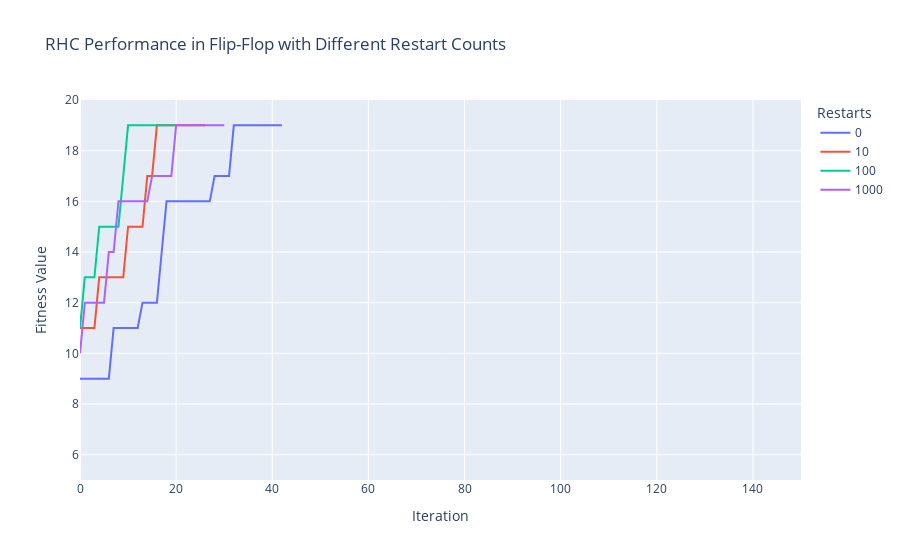
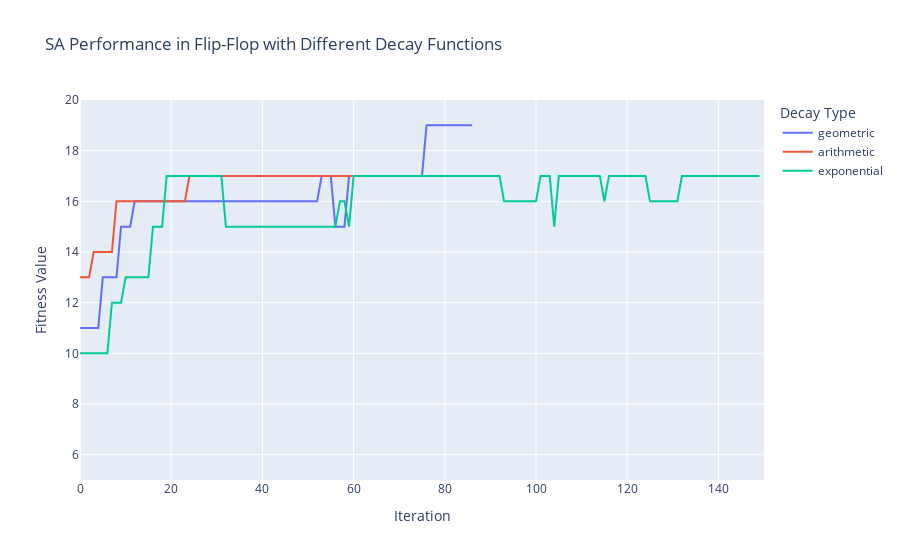
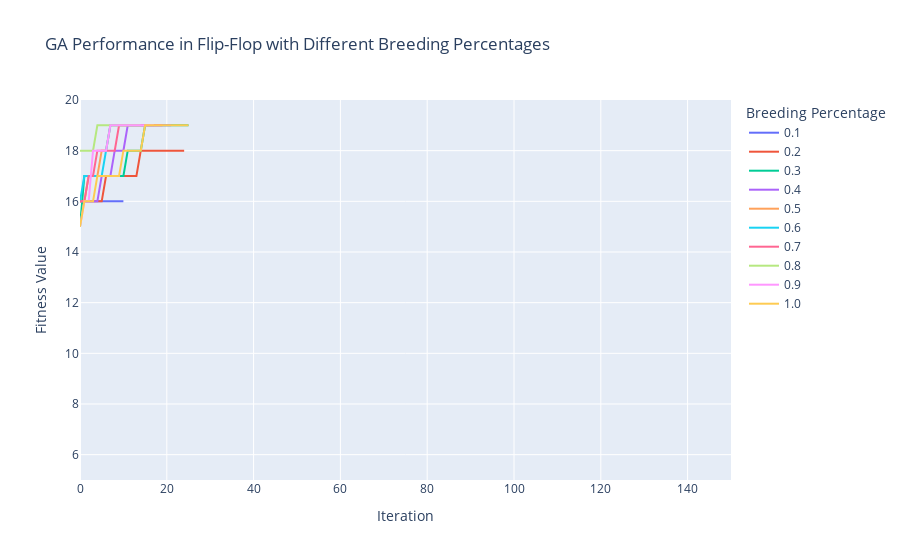
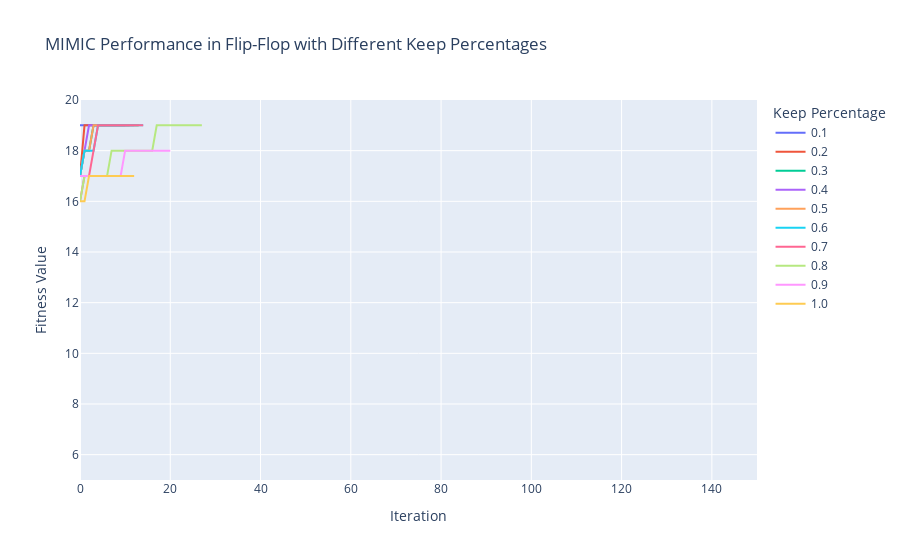

Notebook code cell kept with these figures, in order:
### Code cell
import pandas as pd
rhc_df = pd.DataFrame(
    [('RHC', curve_tuples[-1], curve_tuples[0], elem[0], elem[1], idx) for curve_tuples in restart_curves for idx, elem in enumerate(curve_tuples[3])],
    columns=['Algorithm', 'Time', 'Restarts', 'Fitness Value', 'Fitness Evaluations', 'Iteration']
)
sa_df = pd.DataFrame(
    [('SA', curve_tuples[-1], curve_tuples[0], elem[0], elem[1], idx) for curve_tuples in decay_curves for idx, elem in enumerate(curve_tuples[3])],
    columns=['Algorithm', 'Time', 'Decay Type', 'Fitness Value', 'Fitness Evaluations', 'Iteration']
)
ga_df = pd.DataFrame(
    [('GA', curve_tuples[-1], curve_tuples[0], elem[0], elem[1], idx) for curve_tuples in percent_curves for idx, elem in enumerate(curve_tuples[3])],
    columns=['Algorithm', 'Time', 'Breeding Percentage', 'Fitness Value', 'Fitness Evaluations', 'Iteration']
)
mimic_df = pd.DataFrame(
    [('MIMIC', curve_tuples[-1], curve_tuples[0], elem[0], elem[1], idx) for curve_tuples in keep_curves for idx, elem in enumerate(curve_tuples[3])],
    columns=['Algorithm', 'Time', 'Keep Percentage', 'Fitness Value', 'Fitness Evaluations', 'Iteration']
)
fig = px.line(rhc_df, x='Iteration', y='Fitness Value', color='Restarts', title='RHC Performance in Flip-Flop with Different Restart Counts')
fig.update_yaxes(range=[5, 20])
fig.update_xaxes(range=[0, 150])
fig.show()

fig = px.line(sa_df, x='Iteration', y='Fitness Value', color='Decay Type', title='SA Performance in Flip-Flop with Different Decay Functions')
fig.update_yaxes(range=[5, 20])
fig.update_xaxes(range=[0, 150])
fig.show()

fig = px.line(ga_df, x='Iteration', y='Fitness Value', color='Breeding Percentage', title='GA Performance in Flip-Flop with Different Breeding Percentages')
fig.update_yaxes(range=[5, 20])
fig.update_xaxes(range=[0, 150])
fig.show()

fig = px.line(mimic_df, x='Iteration', y='Fitness Value', color='Keep Percentage', title='MIMIC Performance in Flip-Flop with Different Keep Percentages')
fig.update_yaxes(range=[5, 20])
fig.update_xaxes(range=[0, 150])
fig.show()

### Figure 1 — Plotly figure (JSON) as saved in the notebook; plotly's stock layout.template omitted (floating-point values rounded to 4 significant figures)
{"data": [{"hovertemplate": "Restarts=0<br>Iteration=%{x}<br>Fitness Value=%{y}<extra></extra>", "legendgroup": "0", "line": {"color": "#636efa", "dash": "solid"}, "mode": "lines", "name": "0", "orientation": "v", "showlegend": true, "type": "scatter", "x": [0, 1, 2, 3, 4, 5, 6, 7, 8, 9, 10, 11, 12, 13, 14, 15, 16, 17, 18, 19, 20, 21, 22, 23, 24, 25, 26, 27, 28, 29, 30, 31, 32, 33, 34, 35, 36, 37, 38, 39, 40, 41, 42], "xaxis": "x", "y": [9, 9, 9, 9, 9, 9, 9, 11, 11, 11, 11, 11, 11, 12, 12, 12, 12, 14, 16, 16, 16, 16, 16, 16, 16, 16, 16, 16, 17, 17, 17, 17, 19, 19, 19, 19, 19, 19, 19, 19, 19, 19, 19], "yaxis": "y"}, {"hovertemplate": "Restarts=10<br>Iteration=%{x}<br>Fitness Value=%{y}<extra></extra>", "legendgroup": "10", "line": {"color": "#EF553B", "dash": "solid"}, "mode": "lines", "name": "10", "orientation": "v", "showlegend": true, "type": "scatter", "x": [0, 1, 2, 3, 4, 5, 6, 7, 8, 9, 10, 11, 12, 13, 14, 15, 16, 17, 18, 19, 20, 21, 22, 23, 24, 25, 26], "xaxis": "x", "y": [11, 11, 11, 11, 13, 13, 13, 13, 13, 13, 15, 15, 15, 15, 17, 17, 19, 19, 19, 19, 19, 19, 19, 19, 19, 19, 19], "yaxis": "y"}, {"hovertemplate": "Restarts=100<br>Iteration=%{x}<br>Fitness Value=%{y}<extra></extra>", "legendgroup": "100", "line": {"color": "#00cc96", "dash": "solid"}, "mode": "lines", "name": "100", "orientation": "v", "showlegend": true, "type": "scatter", "x": [0, 1, 2, 3, 4, 5, 6, 7, 8, 9, 10, 11, 12, 13, 14, 15, 16, 17, 18, 19, 20], "xaxis": "x", "y": [11, 13, 13, 13, 15, 15, 15, 15, 15, 17, 19, 19, 19, 19, 19, 19, 19, 19, 19, 19, 19], "yaxis": "y"}, {"hovertemplate": "Restarts=1000<br>Iteration=%{x}<br>Fitness Value=%{y}<extra></extra>", "legendgroup": "1000", "line": {"color": "#ab63fa", "dash": "solid"}, "mode": "lines", "name": "1000", "orientation": "v", "showlegend": true, "type": "scatter", "x": [0, 1, 2, 3, 4, 5, 6, 7, 8, 9, 10, 11, 12, 13, 14, 15, 16, 17, 18, 19, 20, 21, 22, 23, 24, 25, 26, 27, 28, 29, 30], "xaxis": "x", "y": [10, 12, 12, 12, 12, 12, 14, 14, 16, 16, 16, 16, 16, 16, 16, 17, 17, 17, 17, 17, 19, 19, 19, 19, 19, 19, 19, 19, 19, 19, 19], "yaxis": "y"}], "layout": {"legend": {"title": {"text": "Restarts"}, "tracegroupgap": 0}, "title": {"text": "RHC Performance in Flip-Flop with Different Restart Counts"}, "xaxis": {"anchor": "y", "domain": [0, 1], "range": [0, 150], "title": {"text": "Iteration"}}, "yaxis": {"anchor": "x", "domain": [0, 1], "range": [5, 20], "title": {"text": "Fitness Value"}}}}

### Figure 2 — Plotly figure (JSON) as saved in the notebook; plotly's stock layout.template omitted (floating-point values rounded to 4 significant figures; data arrays with more than 128 entries replaced by an {"elided": "..."} marker saying what was removed)
{"data": [{"hovertemplate": "Decay Type=geometric<br>Iteration=%{x}<br>Fitness Value=%{y}<extra></extra>", "legendgroup": "geometric", "line": {"color": "#636efa", "dash": "solid"}, "mode": "lines", "name": "geometric", "orientation": "v", "showlegend": true, "type": "scatter", "x": [0, 1, 2, 3, 4, 5, 6, 7, 8, 9, 10, 11, 12, 13, 14, 15, 16, 17, 18, 19, 20, 21, 22, 23, 24, 25, 26, 27, 28, 29, 30, 31, 32, 33, 34, 35, 36, 37, 38, 39, 40, 41, 42, 43, 44, 45, 46, 47, 48, 49, 50, 51, 52, 53, 54, 55, 56, 57, 58, 59, 60, 61, 62, 63, 64, 65, 66, 67, 68, 69, 70, 71, 72, 73, 74, 75, 76, 77, 78, 79, 80, 81, 82, 83, 84, 85, 86], "xaxis": "x", "y": [11, 11, 11, 11, 11, 13, 13, 13, 13, 15, 15, 15, 16, 16, 16, 16, 16, 16, 16, 16, 16, 16, 16, 16, 16, 16, 16, 16, 16, 16, 16, 16, 16, 16, 16, 16, 16, 16, 16, 16, 16, 16, 16, 16, 16, 16, 16, 16, 16, 16, 16, 16, 16, 17, 17, 17, 15, 15, 15, 17, 17, 17, 17, 17, 17, 17, 17, 17, 17, 17, 17, 17, 17, 17, 17, 17, 19, 19, 19, 19, 19, 19, 19, 19, 19, 19, 19], "yaxis": "y"}, {"hovertemplate": "Decay Type=arithmetic<br>Iteration=%{x}<br>Fitness Value=%{y}<extra></extra>", "legendgroup": "arithmetic", "line": {"color": "#EF553B", "dash": "solid"}, "mode": "lines", "name": "arithmetic", "orientation": "v", "showlegend": true, "type": "scatter", "x": [0, 1, 2, 3, 4, 5, 6, 7, 8, 9, 10, 11, 12, 13, 14, 15, 16, 17, 18, 19, 20, 21, 22, 23, 24, 25, 26, 27, 28, 29, 30, 31, 32, 33, 34, 35, 36, 37, 38, 39, 40, 41, 42, 43, 44, 45, 46, 47, 48, 49, 50, 51, 52, 53, 54, 55, 56, 57, 58, 59, 60, 61, 62, 63], "xaxis": "x", "y": [13, 13, 13, 14, 14, 14, 14, 14, 16, 16, 16, 16, 16, 16, 16, 16, 16, 16, 16, 16, 16, 16, 16, 16, 17, 17, 17, 17, 17, 17, 17, 17, 17, 17, 17, 17, 17, 17, 17, 17, 17, 17, 17, 17, 17, 17, 17, 17, 17, 17, 17, 17, 17, 17, 17, 17, 17, 17, 17, 17, 17, 17, 17, 17], "yaxis": "y"}, {"hovertemplate": "Decay Type=exponential<br>Iteration=%{x}<br>Fitness Value=%{y}<extra></extra>", "legendgroup": "exponential", "line": {"color": "#00cc96", "dash": "solid"}, "mode": "lines", "name": "exponential", "orientation": "v", "showlegend": true, "type": "scatter", "x": {"elided": "150 int values"}, "xaxis": "x", "y": {"elided": "150 int values"}, "yaxis": "y"}], "layout": {"legend": {"title": {"text": "Decay Type"}, "tracegroupgap": 0}, "title": {"text": "SA Performance in Flip-Flop with Different Decay Functions"}, "xaxis": {"anchor": "y", "domain": [0, 1], "range": [0, 150], "title": {"text": "Iteration"}}, "yaxis": {"anchor": "x", "domain": [0, 1], "range": [5, 20], "title": {"text": "Fitness Value"}}}}

### Figure 3 — Plotly figure (JSON) as saved in the notebook; plotly's stock layout.template omitted (floating-point values rounded to 4 significant figures)
{"data": [{"hovertemplate": "Breeding Percentage=0.1<br>Iteration=%{x}<br>Fitness Value=%{y}<extra></extra>", "legendgroup": "0.1", "line": {"color": "#636efa", "dash": "solid"}, "mode": "lines", "name": "0.1", "orientation": "v", "showlegend": true, "type": "scatter", "x": [0, 1, 2, 3, 4, 5, 6, 7, 8, 9, 10], "xaxis": "x", "y": [16, 16, 16, 16, 16, 16, 16, 16, 16, 16, 16], "yaxis": "y"}, {"hovertemplate": "Breeding Percentage=0.2<br>Iteration=%{x}<br>Fitness Value=%{y}<extra></extra>", "legendgroup": "0.2", "line": {"color": "#EF553B", "dash": "solid"}, "mode": "lines", "name": "0.2", "orientation": "v", "showlegend": true, "type": "scatter", "x": [0, 1, 2, 3, 4, 5, 6, 7, 8, 9, 10, 11, 12, 13, 14, 15, 16, 17, 18, 19, 20, 21, 22, 23, 24], "xaxis": "x", "y": [16, 16, 16, 16, 16, 16, 17, 17, 17, 17, 17, 17, 17, 17, 18, 18, 18, 18, 18, 18, 18, 18, 18, 18, 18], "yaxis": "y"}, {"hovertemplate": "Breeding Percentage=0.3<br>Iteration=%{x}<br>Fitness Value=%{y}<extra></extra>", "legendgroup": "0.3", "line": {"color": "#00cc96", "dash": "solid"}, "mode": "lines", "name": "0.3", "orientation": "v", "showlegend": true, "type": "scatter", "x": [0, 1, 2, 3, 4, 5, 6, 7, 8, 9, 10, 11, 12, 13, 14, 15, 16, 17, 18, 19, 20, 21, 22, 23, 24, 25], "xaxis": "x", "y": [15, 17, 17, 17, 17, 17, 17, 17, 17, 17, 17, 18, 18, 18, 18, 19, 19, 19, 19, 19, 19, 19, 19, 19, 19, 19], "yaxis": "y"}, {"hovertemplate": "Breeding Percentage=0.4<br>Iteration=%{x}<br>Fitness Value=%{y}<extra></extra>", "legendgroup": "0.4", "line": {"color": "#ab63fa", "dash": "solid"}, "mode": "lines", "name": "0.4", "orientation": "v", "showlegend": true, "type": "scatter", "x": [0, 1, 2, 3, 4, 5, 6, 7, 8, 9, 10, 11, 12, 13, 14, 15, 16, 17, 18, 19, 20, 21], "xaxis": "x", "y": [16, 16, 16, 16, 16, 17, 17, 17, 18, 18, 18, 19, 19, 19, 19, 19, 19, 19, 19, 19, 19, 19], "yaxis": "y"}, {"hovertemplate": "Breeding Percentage=0.5<br>Iteration=%{x}<br>Fitness Value=%{y}<extra></extra>", "legendgroup": "0.5", "line": {"color": "#FFA15A", "dash": "solid"}, "mode": "lines", "name": "0.5", "orientation": "v", "showlegend": true, "type": "scatter", "x": [0, 1, 2, 3, 4, 5, 6, 7, 8, 9, 10, 11, 12, 13, 14, 15, 16, 17], "xaxis": "x", "y": [16, 16, 17, 17, 17, 18, 18, 19, 19, 19, 19, 19, 19, 19, 19, 19, 19, 19], "yaxis": "y"}, {"hovertemplate": "Breeding Percentage=0.6<br>Iteration=%{x}<br>Fitness Value=%{y}<extra></extra>", "legendgroup": "0.6", "line": {"color": "#19d3f3", "dash": "solid"}, "mode": "lines", "name": "0.6", "orientation": "v", "showlegend": true, "type": "scatter", "x": [0, 1, 2, 3, 4, 5, 6, 7, 8, 9, 10, 11, 12, 13, 14, 15, 16, 17], "xaxis": "x", "y": [16, 17, 17, 17, 17, 17, 18, 19, 19, 19, 19, 19, 19, 19, 19, 19, 19, 19], "yaxis": "y"}, {"hovertemplate": "Breeding Percentage=0.7<br>Iteration=%{x}<br>Fitness Value=%{y}<extra></extra>", "legendgroup": "0.7", "line": {"color": "#FF6692", "dash": "solid"}, "mode": "lines", "name": "0.7", "orientation": "v", "showlegend": true, "type": "scatter", "x": [0, 1, 2, 3, 4, 5, 6, 7, 8, 9, 10, 11, 12, 13, 14, 15, 16, 17, 18, 19], "xaxis": "x", "y": [16, 16, 17, 17, 18, 18, 18, 18, 18, 19, 19, 19, 19, 19, 19, 19, 19, 19, 19, 19], "yaxis": "y"}, {"hovertemplate": "Breeding Percentage=0.8<br>Iteration=%{x}<br>Fitness Value=%{y}<extra></extra>", "legendgroup": "0.8", "line": {"color": "#B6E880", "dash": "solid"}, "mode": "lines", "name": "0.8", "orientation": "v", "showlegend": true, "type": "scatter", "x": [0, 1, 2, 3, 4, 5, 6, 7, 8, 9, 10, 11, 12, 13, 14], "xaxis": "x", "y": [18, 18, 18, 18, 19, 19, 19, 19, 19, 19, 19, 19, 19, 19, 19], "yaxis": "y"}, {"hovertemplate": "Breeding Percentage=0.9<br>Iteration=%{x}<br>Fitness Value=%{y}<extra></extra>", "legendgroup": "0.9", "line": {"color": "#FF97FF", "dash": "solid"}, "mode": "lines", "name": "0.9", "orientation": "v", "showlegend": true, "type": "scatter", "x": [0, 1, 2, 3, 4, 5, 6, 7, 8, 9, 10, 11, 12, 13, 14, 15, 16, 17], "xaxis": "x", "y": [15, 16, 16, 18, 18, 18, 18, 19, 19, 19, 19, 19, 19, 19, 19, 19, 19, 19], "yaxis": "y"}, {"hovertemplate": "Breeding Percentage=1.0<br>Iteration=%{x}<br>Fitness Value=%{y}<extra></extra>", "legendgroup": "1.0", "line": {"color": "#FECB52", "dash": "solid"}, "mode": "lines", "name": "1.0", "orientation": "v", "showlegend": true, "type": "scatter", "x": [0, 1, 2, 3, 4, 5, 6, 7, 8, 9, 10, 11, 12, 13, 14, 15, 16, 17, 18, 19, 20, 21, 22, 23, 24, 25], "xaxis": "x", "y": [15, 16, 16, 16, 17, 17, 17, 17, 17, 17, 18, 18, 18, 18, 18, 19, 19, 19, 19, 19, 19, 19, 19, 19, 19, 19], "yaxis": "y"}], "layout": {"legend": {"title": {"text": "Breeding Percentage"}, "tracegroupgap": 0}, "title": {"text": "GA Performance in Flip-Flop with Different Breeding Percentages"}, "xaxis": {"anchor": "y", "domain": [0, 1], "range": [0, 150], "title": {"text": "Iteration"}}, "yaxis": {"anchor": "x", "domain": [0, 1], "range": [5, 20], "title": {"text": "Fitness Value"}}}}

### Figure 4 — Plotly figure (JSON) as saved in the notebook; plotly's stock layout.template omitted (floating-point values rounded to 4 significant figures)
{"data": [{"hovertemplate": "Keep Percentage=0.1<br>Iteration=%{x}<br>Fitness Value=%{y}<extra></extra>", "legendgroup": "0.1", "line": {"color": "#636efa", "dash": "solid"}, "mode": "lines", "name": "0.1", "orientation": "v", "showlegend": true, "type": "scatter", "x": [0, 1, 2, 3, 4, 5, 6, 7, 8, 9, 10], "xaxis": "x", "y": [19, 19, 19, 19, 19, 19, 19, 19, 19, 19, 19], "yaxis": "y"}, {"hovertemplate": "Keep Percentage=0.2<br>Iteration=%{x}<br>Fitness Value=%{y}<extra></extra>", "legendgroup": "0.2", "line": {"color": "#EF553B", "dash": "solid"}, "mode": "lines", "name": "0.2", "orientation": "v", "showlegend": true, "type": "scatter", "x": [0, 1, 2, 3, 4, 5, 6, 7, 8, 9, 10, 11], "xaxis": "x", "y": [17, 19, 19, 19, 19, 19, 19, 19, 19, 19, 19, 19], "yaxis": "y"}, {"hovertemplate": "Keep Percentage=0.3<br>Iteration=%{x}<br>Fitness Value=%{y}<extra></extra>", "legendgroup": "0.3", "line": {"color": "#00cc96", "dash": "solid"}, "mode": "lines", "name": "0.3", "orientation": "v", "showlegend": true, "type": "scatter", "x": [0, 1, 2, 3, 4, 5, 6, 7, 8, 9, 10, 11, 12, 13], "xaxis": "x", "y": [17, 18, 18, 19, 19, 19, 19, 19, 19, 19, 19, 19, 19, 19], "yaxis": "y"}, {"hovertemplate": "Keep Percentage=0.4<br>Iteration=%{x}<br>Fitness Value=%{y}<extra></extra>", "legendgroup": "0.4", "line": {"color": "#ab63fa", "dash": "solid"}, "mode": "lines", "name": "0.4", "orientation": "v", "showlegend": true, "type": "scatter", "x": [0, 1, 2, 3, 4, 5, 6, 7, 8, 9, 10, 11, 12], "xaxis": "x", "y": [17, 18, 19, 19, 19, 19, 19, 19, 19, 19, 19, 19, 19], "yaxis": "y"}, {"hovertemplate": "Keep Percentage=0.5<br>Iteration=%{x}<br>Fitness Value=%{y}<extra></extra>", "legendgroup": "0.5", "line": {"color": "#FFA15A", "dash": "solid"}, "mode": "lines", "name": "0.5", "orientation": "v", "showlegend": true, "type": "scatter", "x": [0, 1, 2, 3, 4, 5, 6, 7, 8, 9, 10, 11, 12, 13], "xaxis": "x", "y": [17, 18, 18, 19, 19, 19, 19, 19, 19, 19, 19, 19, 19, 19], "yaxis": "y"}, {"hovertemplate": "Keep Percentage=0.6<br>Iteration=%{x}<br>Fitness Value=%{y}<extra></extra>", "legendgroup": "0.6", "line": {"color": "#19d3f3", "dash": "solid"}, "mode": "lines", "name": "0.6", "orientation": "v", "showlegend": true, "type": "scatter", "x": [0, 1, 2, 3, 4, 5, 6, 7, 8, 9, 10, 11, 12, 13, 14], "xaxis": "x", "y": [17, 18, 18, 18, 19, 19, 19, 19, 19, 19, 19, 19, 19, 19, 19], "yaxis": "y"}, {"hovertemplate": "Keep Percentage=0.7<br>Iteration=%{x}<br>Fitness Value=%{y}<extra></extra>", "legendgroup": "0.7", "line": {"color": "#FF6692", "dash": "solid"}, "mode": "lines", "name": "0.7", "orientation": "v", "showlegend": true, "type": "scatter", "x": [0, 1, 2, 3, 4, 5, 6, 7, 8, 9, 10, 11, 12, 13, 14], "xaxis": "x", "y": [16, 17, 17, 18, 19, 19, 19, 19, 19, 19, 19, 19, 19, 19, 19], "yaxis": "y"}, {"hovertemplate": "Keep Percentage=0.8<br>Iteration=%{x}<br>Fitness Value=%{y}<extra></extra>", "legendgroup": "0.8", "line": {"color": "#B6E880", "dash": "solid"}, "mode": "lines", "name": "0.8", "orientation": "v", "showlegend": true, "type": "scatter", "x": [0, 1, 2, 3, 4, 5, 6, 7, 8, 9, 10, 11, 12, 13, 14, 15, 16, 17, 18, 19, 20, 21, 22, 23, 24, 25, 26, 27], "xaxis": "x", "y": [16, 17, 17, 17, 17, 17, 17, 18, 18, 18, 18, 18, 18, 18, 18, 18, 18, 19, 19, 19, 19, 19, 19, 19, 19, 19, 19, 19], "yaxis": "y"}, {"hovertemplate": "Keep Percentage=0.9<br>Iteration=%{x}<br>Fitness Value=%{y}<extra></extra>", "legendgroup": "0.9", "line": {"color": "#FF97FF", "dash": "solid"}, "mode": "lines", "name": "0.9", "orientation": "v", "showlegend": true, "type": "scatter", "x": [0, 1, 2, 3, 4, 5, 6, 7, 8, 9, 10, 11, 12, 13, 14, 15, 16, 17, 18, 19, 20], "xaxis": "x", "y": [17, 17, 17, 17, 17, 17, 17, 17, 17, 17, 18, 18, 18, 18, 18, 18, 18, 18, 18, 18, 18], "yaxis": "y"}, {"hovertemplate": "Keep Percentage=1.0<br>Iteration=%{x}<br>Fitness Value=%{y}<extra></extra>", "legendgroup": "1.0", "line": {"color": "#FECB52", "dash": "solid"}, "mode": "lines", "name": "1.0", "orientation": "v", "showlegend": true, "type": "scatter", "x": [0, 1, 2, 3, 4, 5, 6, 7, 8, 9, 10, 11, 12], "xaxis": "x", "y": [16, 16, 17, 17, 17, 17, 17, 17, 17, 17, 17, 17, 17], "yaxis": "y"}], "layout": {"legend": {"title": {"text": "Keep Percentage"}, "tracegroupgap": 0}, "title": {"text": "MIMIC Performance in Flip-Flop with Different Keep Percentages"}, "xaxis": {"anchor": "y", "domain": [0, 1], "range": [0, 150], "title": {"text": "Iteration"}}, "yaxis": {"anchor": "x", "domain": [0, 1], "range": [5, 20], "title": {"text": "Fitness Value"}}}}
